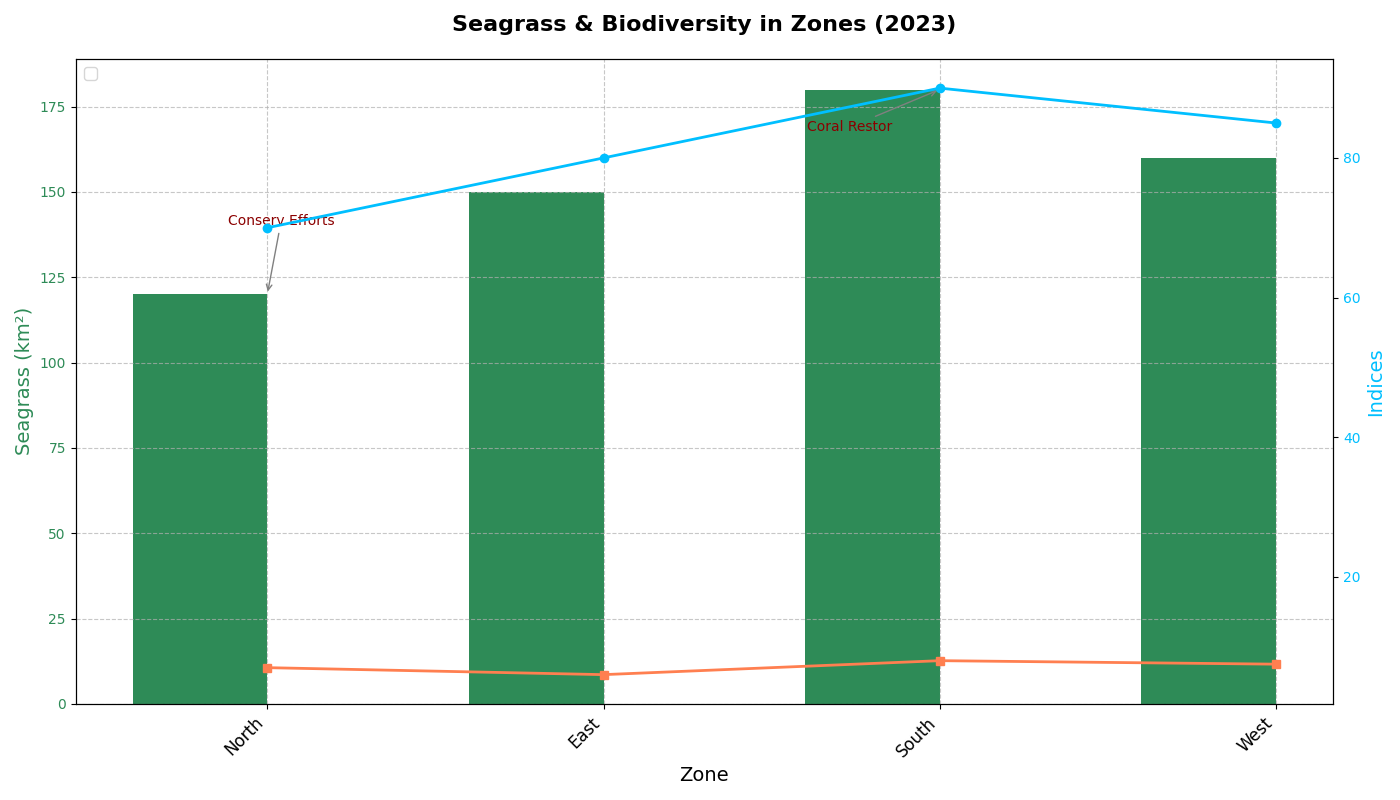

Recreate this plot in Python.
import matplotlib.pyplot as plt
import numpy as np

# Zones
zones = ['North', 'East', 'South', 'West']

# Data
seagrass_coverage_km2 = np.array([120, 150, 180, 160])
biodiversity_index = np.array([70, 80, 90, 85])
coral_reef_quality = np.array([7, 6, 8, 7.5])

bar_width = 0.4

fig, ax1 = plt.subplots(figsize=(14, 8))
x_positions = np.arange(len(zones))

# Bar chart for seagrass
bars1 = ax1.bar(x_positions - bar_width/2, seagrass_coverage_km2, bar_width, label='Seagrass (km²)', color='seagreen')

# Secondary y-axis for indices
ax2 = ax1.twinx()
line1 = ax2.plot(x_positions, biodiversity_index, color='deepskyblue', lw=2, marker='o', label='Biodiversity')
line2 = ax2.plot(x_positions, coral_reef_quality, color='coral', lw=2, marker='s', label='Coral Quality')

# Annotations
annotations = {
    'North': ('Conserv Efforts', (10, 50)),
    'South': ('Coral Restor', (-65, -30)),
}

for zone, (text, offset) in annotations.items():
    index = np.where(np.array(zones) == zone)[0][0]
    ax1.annotate(
        text,
        (x_positions[index], seagrass_coverage_km2[index]),
        xytext=offset, textcoords='offset points',
        arrowprops=dict(arrowstyle='->', color='grey'),
        ha='center', fontsize=10, color='darkred'
    )

# Titles and labels
ax1.set_title("Seagrass & Biodiversity in Zones (2023)", fontsize=16, fontweight='bold', pad=20)
ax1.set_xlabel("Zone", fontsize=14)
ax1.set_ylabel("Seagrass (km²)", fontsize=14, color='seagreen')
ax2.set_ylabel("Indices", fontsize=14, color='deepskyblue')

# Legends
bars = bars1.patches
lines = line1 + line2
labels = [bar.get_label() for bar in bars] + [line.get_label() for line in lines]
ax1.legend(lines + [bars1], labels, loc='upper left', fontsize=12)

ax1.set_xticks(x_positions)
ax1.set_xticklabels(zones, rotation=45, ha='right', fontsize=12)

# Styling
ax1.yaxis.set_tick_params(labelcolor='seagreen')
ax2.yaxis.set_tick_params(labelcolor='deepskyblue')

ax1.grid(True, linestyle='--', alpha=0.7)
plt.tight_layout()

plt.show()
